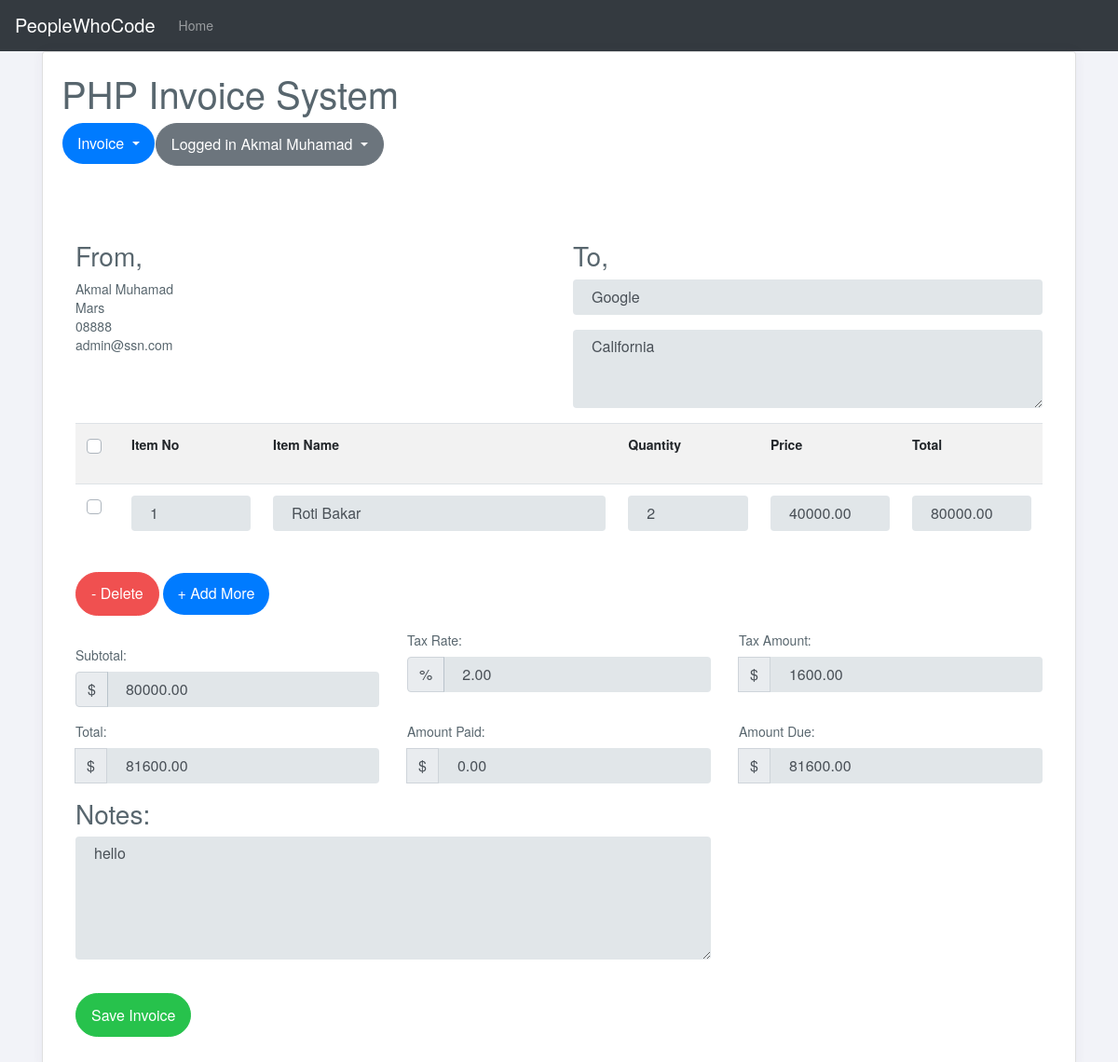
The app's page /invoice/edit_invoice.php?update_id=2 (signed in) with its own data.
### tables this page shows
CREATE TABLE `invoice_order` (
  `order_id` int(11) NOT NULL,
  `user_id` int(11) NOT NULL,
  `order_receiver_name` varchar(100) NOT NULL,
  `order_receiver_address` varchar(255) NOT NULL,
  `order_total_before_tax` decimal(10,2) NOT NULL,
  `order_total_tax` decimal(10,2) NOT NULL,
  `order_tax_per` decimal(5,2) NOT NULL,
  `order_total_after_tax` decimal(10,2) NOT NULL,
  `order_amount_paid` decimal(10,2) NOT NULL,
  `order_total_amount_due` decimal(10,2) NOT NULL,
  `note` text DEFAULT NULL
);

CREATE TABLE `invoice_order_item` (
  `item_id` int(11) NOT NULL,
  `order_id` int(11) NOT NULL,
  `item_code` varchar(50) NOT NULL,
  `item_name` varchar(255) NOT NULL,
  `order_item_quantity` int(11) NOT NULL,
  `order_item_price` decimal(10,2) NOT NULL,
  `order_item_final_amount` decimal(10,2) NOT NULL
);

### invoice/Invoice.php (called while the page is built, shortened)
<?php
class Invoice{
	private $host  = 'localhost';
    private $user  = 'root';
    private $password   = "";
    private $database  = "ssn_demo";
    private $invoiceOrderTable = 'invoice_order';
	private $invoiceOrderItemTable = 'invoice_order_item';
	private $dbConnect = false;
    public function __construct(){
        if(!$this->dbConnect){
            $conn = new mysqli($this->host, $this->user, $this->password, $this->database);
            if($conn->connect_error){
                die("Error failed to connect to MySQL: " . $conn->connect_error);
            }else{
                $this->dbConnect = $conn;
            }
        }
    }
	private function getData($sqlQuery) {
		$result = mysqli_query($this->dbConnect, $sqlQuery);
		$data= array();
		while ($row = mysqli_fetch_array($result, MYSQLI_ASSOC)) {
			$data[]=$row;
		}
		return $data;
	}
	public function getInvoice($invoiceId){
		$sqlQuery = "SELECT * FROM ".$this->invoiceOrderTable."
			WHERE user_id = '".$_SESSION['userid']."' AND order_id = '$invoiceId'";
		$result = mysqli_query($this->dbConnect, $sqlQuery);
		$row = mysqli_fetch_array($result, MYSQLI_ASSOC);
		return $row;
	}
	public function getInvoiceItems($invoiceId){
		$sqlQuery = "SELECT * FROM ".$this->invoiceOrderItemTable."
			WHERE order_id = '$invoiceId'";
		return  $this->getData($sqlQuery);
	}
}
?>

### invoice/edit_invoice.php (the view, shortened to what this page needs)
<?php
include('header.php');
include 'Invoice.php';
$invoice = new Invoice();
$invoice->checkLoggedIn();
if(!empty($_GET['update_id']) && $_GET['update_id']) {
	$invoiceValues = $invoice->getInvoice($_GET['update_id']);
	$invoiceItems = $invoice->getInvoiceItems($_GET['update_id']);
}
?>
<link href="css/style.css" rel="stylesheet">
<?php include('container.php');?>
<div class="container content-invoice">
    	<div class="cards">
    		<div class="card-bodys">
    			<form action="" id="invoice-form" method="post" class="invoice-form" role="form" novalidate="">
	    	<div class="load-animate animated fadeInUp">
		    	<div class="row">
		    		<div class="col-xs-12">
		    			<h1 class="title">PHP Invoice System</h1>
						<?php include('menu.php');?>
		    		</div>
		    	</div>
		    	<div class="row">
		      		<div class="col-xs-12 col-sm-6 col-md-6 col-lg-6">
		      			<h3>From,</h3>
						<?php echo $_SESSION['user']; ?><br>
						<?php echo $_SESSION['address']; ?><br>
						<?php echo $_SESSION['mobile']; ?><br>
						<?php echo $_SESSION['email']; ?><br>
		      		</div>
		      		<div class="col-xs-12 col-sm-6 col-md-6 col-lg-6">
		      			<h3>To,</h3>
		      			<div class="form-group">
							<input value="<?php echo $invoiceValues['order_receiver_name']; ?>" type="text" class="form-control" name="companyName" id="companyName" placeholder="Company Name" autocomplete="off">
						</div>
						<div class="form-group">
							<textarea class="form-control" rows="3" name="address" id="address" placeholder="Your Address"><?php echo
							 $invoiceValues['order_receiver_address']; ?></textarea>
						</div>
		      		</div>
		      	</div>
		      	<div class="row">
		      		<div class="col-xs-12 col-sm-12 col-md-12 col-lg-12">
		      			<table class="table table-condensed table-striped" id="invoiceItem">
							<tr>
								<th width="2%">
								  <div class="custom-control custom-checkbox mb-3">
                                  </div>
                                </th>
								<th width="15%">Item No</th>
								<th width="38%">Item Name</th>
								<th width="15%">Quantity</th>
								<th width="15%">Price</th>
								<th width="15%">Total</th>
							</tr>
							<?php
							$count = 0;
							foreach($invoiceItems as $invoiceItem){
								$count++;
							?>
							<tr>
								<td><div class="custom-control custom-checkbox">
		                        </div></td>
								<td><input type="text" value="<?php echo $invoiceItem["item_code"]; ?>" name="productCode[]" id="productCode_<?php echo $count; ?>" class="form-control" autocomplete="off"></td>
								<td><input type="text" value="<?php echo $invoiceItem["item_name"]; ?>" name="productName[]" id="productName_<?php echo $count; ?>" class="form-control" autocomplete="off"></td>
								<td><input type="number" value="<?php echo $invoiceItem["order_item_quantity"]; ?>" name="quantity[]" id="quantity_<?php echo $count; ?>" class="form-control quantity" autocomplete="off"></td>
								<td><input type="number" value="<?php echo $invoiceItem["order_item_price"]; ?>" name="price[]" id="price_<?php echo $count; ?>" class="form-control price" autocomplete="off"></td>
								<td><input type="number" value="<?php echo $invoiceItem["order_item_final_amount"]; ?>" name="total[]" id="total_<?php echo $count; ?>" class="form-control total" autocomplete="off"></td>
							</tr>
							<?php } ?>
						</table>
		      		</div>
		      	</div>
		      	<div class="row mt-3 mb-3">
		      		<div class="col-xs-12 col-sm-3 col-md-3 col-lg-3">
		      			<button class="btn btn-danger delete" id="removeRows" type="button">- Delete</button>
		      			<button class="btn btn-primary border-0" id="addRows" type="button">+ Add More</button>
		      		</div>
		      	</div>
		      	<div class="row">
				 	    <div class="col-xs-12 col-sm-4 col-md-4 col-lg-4">
							<div class="form-group mt-3 mb-3">
								<label>Subtotal: &nbsp;</label>
								<div class="input-group">
									<div class="input-group-prepend currency">
										<span class="input-group-text currency">$</span>
									</div>
									<input value="<?php echo $invoiceValues['order_total_before_tax']; ?>" type="number" class="form-control" name="subTotal" id="subTotal" placeholder="Subtotal">
								</div>
							</div>
						</div>
						<div class="col-xs-12 col-sm-4 col-md-4 col-lg-4">
							<div class="form-group">
								<label>Tax Rate: &nbsp;</label>
								<div class="input-group">
								<div class="input-group-prepend">
									<span class="input-group-text">%</span>
								</div>
									<input value="<?php echo $invoiceValues['order_tax_per']; ?>" type="number" class="form-control" name="taxRate" id="taxRate" placeholder="Tax Rate">
								</div>
							</div>
						</div>
						<div class="col-xs-12 col-sm-4 col-md-4 col-lg-4">
							<div class="form-group">
								<label>Tax Amount: &nbsp;</label>
								<div class="input-group">
									<div class="input-group-append currency"><span class="input-group-text">$</span></div>
									<input value="<?php echo $invoiceValues['order_total_tax']; ?>" type="number" class="form-control" name="taxAmount" id="taxAmount" placeholder="Tax Amount">
								</div>
							</div>
							</div>
							<div class="col-xs-12 col-sm-4 col-md-4 col-lg-4">
							<div class="form-group">
								<label>Total: &nbsp;</label>
								<div class="input-group">
									<div class="input-group-append currency"><span class="input-group-text">$</span></div>
									<input value="<?php echo $invoiceValues['order_total_after_tax']; ?>" type="number" class="form-control" name="totalAftertax" id="totalAftertax" placeholder="Total">
								</div>
							</div>
							</div>
							<div class="col-xs-12 col-sm-4 col-md-4 col-lg-4">
							<div class="form-group">
								<label>Amount Paid: &nbsp;</label>
								<div class="input-group">
									<div class="input-group-append currency"><span class="input-group-text">$</span></div>
									<input value="<?php echo $invoiceValues['order_amount_paid']; ?>" type="number" class="form-control" name="amountPaid" id="amountPaid" placeholder="Amount Paid">
								</div>
							</div>
							</div>
							<div class="col-xs-12 col-sm-4 col-md-4 col-lg-4">
							<div class="form-group">
								<label>Amount Due: &nbsp;</label>
								<div class="input-group">
									<div class="input-group-append currency"><span class="input-group-text">$</span></div>
									<input value="<?php echo $invoiceValues['order_total_amount_due']; ?>" type="number" class="form-control" name="amountDue" id="amountDue" placeholder="Amount Due">
								</div>
							</div>
							</div>
		     		<div class="col-xs-12 col-sm-8 col-md-8 col-lg-8">
		      			<h3>Notes: </h3>
		      			<div class="form-group">
							<textarea class="form-control txt" rows="5" name="notes" id="notes" placeholder="Your Notes"><?php echo $invoiceValues['note']; ?></textarea>
						</div>
						<br>
						<div class="form-group">
			      			<input data-loading-text="Updating Invoice..." type="submit" name="invoice_btn" value="Save Invoice" class="btn btn-success submit_btn invoice-save-btm">
			      		</div>
		      		</div>
		      	</div>
	      	</div>
		</form>
    		</div>
    	</div>
    </div>
</div>
<?php include('footer.php');?>

### invoice/header.php (shortened to what this page needs)
<!DOCTYPE html>
<html>
<head>
  <link rel="stylesheet" href="https://maxcdn.bootstrapcdn.com/bootstrap/4.3.1/css/bootstrap.min.css">
  <link rel="stylesheet" href="https://use.fontawesome.com/releases/v5.6.3/css/all.css">

### invoice/container.php (shortened to what this page needs)
</head>
<body class="">
    <nav class="navbar navbar-expand-md bg-dark navbar-dark">
<a href="https://peoplewhocode.blogspot.com/" class="navbar-brand">PeopleWhoCode</a>
  <div class="collapse navbar-collapse" id="collapsibleNavbar">
    <ul class="navbar-nav">
      <li class="nav-item">
        <a class="nav-link" href="https://peoplewhocode.blogspot.com/">Home</a>
      </li>
    </ul>
  </div>
</nav>
	<div class="container">
    <div class="card">
      <div class="card-body">

### invoice/menu.php (shortened to what this page needs)
<ul class="nav navbar-nav flex-row">
<li class="dropdown">
	<button class="btn btn-primary dropdown-toggle border-0" type="button" data-toggle="dropdown">Invoice
	<span class="caret"></span></button>
</li>
<?php
if($_SESSION['userid']) { ?>
	<li class="dropdown">
		<button class="btn btn-secondary dropdown-toggle" type="button" data-toggle="dropdown">Logged in <?php echo $_SESSION['user']; ?>
		<span class="caret"></span></button>
	</li>
<?php } ?>
</ul>
<br /><br /><br /><br />

### invoice/footer.php (shortened to what this page needs)
        </div>
      </div>
  </body>
</html>

### invoice/css/style.css (style rules this page uses)
html { background-color1: #f0f3f4; position: relative; min-height: 100%; }
body { background-color: transparent; color: #58666e; font-family: "Source Sans Pro","Helvetica Neue",Helvetica,Arial,sans-serif; font-size: 14px; line-height: 1.42857; }
.navbar-nav>li { float:left; margin-left:1px; }
.btn-success, .panel-success { background-color: #27c24c !important; border-color: #27c24c !important; color: #fff !important; }
.btn-primary, .panel-primary { border-color: #7266ba; color: #fff !important; }
.btn-danger, .panel-danger { background-color: #f05050; border-color: #f05050; color: #fff !important; }
input[type=number] { -moz-appearance: textfield; }
.form-control { border: none; background-color: rgba(96, 125, 139, 0.19); padding-left: 1.25rem; padding-right: 1.25rem; -webkit-transition: background-color 0.3s ease; transition: background-color 0.3s ease; }
.card { box-shadow: 0px 0px 13px 0px rgba(82, 63, 105, 0.05); background-color: #ffffff; }
body { background: #f2f3f8; }
.btn { padding: 0.65rem 1rem; font-size: 1rem; line-height: 1.5; border-radius: 3.25rem; }

### records on screen
invoice_order: companyName "Google", address "California", subTotal "80000.00", taxRate "2.00", taxAmount "1600.00", totalAftertax "81600.00", amountPaid "0.00", amountDue "81600.00", notes "hello"
invoice_order_item: item_code "1", item_name "Roti Bakar", order_item_quantity "2", order_item_price "40000.00", order_item_final_amount "80000.00"

### other values on screen
$_SESSION['user'] "Akmal Muhamad"
$_SESSION['address'] "Mars"
$_SESSION['mobile'] "08888"
$_SESSION['email'] "admin@ssn.com"
